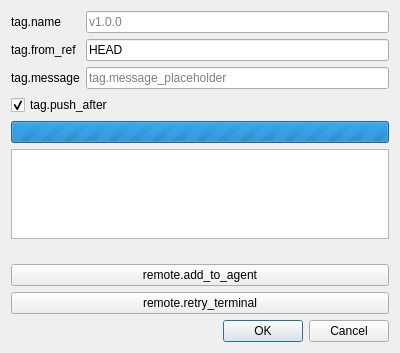
<?xml version="1.0" encoding="UTF-8"?>
<ui version="4.0">
 <class>TagDialog</class>
 <widget class="QDialog" name="TagDialog">
  <property name="minimumSize">
   <size>
    <width>400</width>
    <height>0</height>
   </size>
  </property>
  <property name="windowTitle">
   <string notr="true">tag.title</string>
  </property>
  <layout class="QVBoxLayout" name="mainLayout">
   <item>
    <layout class="QFormLayout" name="formLayout">
     <item row="0" column="0">
      <widget class="QLabel" name="nameLabel">
       <property name="text">
        <string notr="true">tag.name</string>
       </property>
       <property name="buddy">
        <cstring>nameEdit</cstring>
       </property>
      </widget>
     </item>
     <item row="0" column="1">
      <widget class="QLineEdit" name="nameEdit">
       <property name="placeholderText">
        <string notr="true">v1.0.0</string>
       </property>
      </widget>
     </item>
     <item row="1" column="0">
      <widget class="QLabel" name="refLabel">
       <property name="text">
        <string notr="true">tag.from_ref</string>
       </property>
       <property name="buddy">
        <cstring>refEdit</cstring>
       </property>
      </widget>
     </item>
     <item row="1" column="1">
      <widget class="QLineEdit" name="refEdit">
       <property name="text">
        <string notr="true">HEAD</string>
       </property>
      </widget>
     </item>
     <item row="2" column="0">
      <widget class="QLabel" name="messageLabel">
       <property name="text">
        <string notr="true">tag.message</string>
       </property>
       <property name="buddy">
        <cstring>messageEdit</cstring>
       </property>
      </widget>
     </item>
     <item row="2" column="1">
      <widget class="QLineEdit" name="messageEdit">
       <property name="placeholderText">
        <string notr="true">tag.message_placeholder</string>
       </property>
      </widget>
     </item>
    </layout>
   </item>
   <item>
    <widget class="QCheckBox" name="pushCheck">
     <property name="text">
      <string notr="true">tag.push_after</string>
     </property>
     <property name="checked">
      <bool>true</bool>
     </property>
    </widget>
   </item>
   <item>
    <widget class="QProgressBar" name="progressBar">
     <property name="minimum">
      <number>0</number>
     </property>
     <property name="maximum">
      <number>0</number>
     </property>
    </widget>
   </item>
   <item>
    <widget class="QPlainTextEdit" name="outputEdit">
     <property name="maximumSize">
      <size>
       <width>16777215</width>
       <height>90</height>
      </size>
     </property>
     <property name="font">
      <font>
       <family>Monospace</family>
       <pointsize>9</pointsize>
      </font>
     </property>
     <property name="readOnly">
      <bool>true</bool>
     </property>
    </widget>
   </item>
   <item>
    <widget class="QLabel" name="statusLabel">
     <property name="styleSheet">
      <string notr="true">color: rgb(140,120,180); font-size: 11px;</string>
     </property>
     <property name="text">
      <string notr="true"/>
     </property>
    </widget>
   </item>
   <item>
    <widget class="QPushButton" name="agentButton">
     <property name="text">
      <string notr="true">remote.add_to_agent</string>
     </property>
    </widget>
   </item>
   <item>
    <widget class="QPushButton" name="terminalButton">
     <property name="text">
      <string notr="true">remote.retry_terminal</string>
     </property>
    </widget>
   </item>
   <item>
    <widget class="QDialogButtonBox" name="buttonBox">
     <property name="standardButtons">
      <set>QDialogButtonBox::StandardButton::Cancel|QDialogButtonBox::StandardButton::Ok</set>
     </property>
    </widget>
   </item>
  </layout>
 </widget>
 <resources/>
 <connections/>
</ui>
